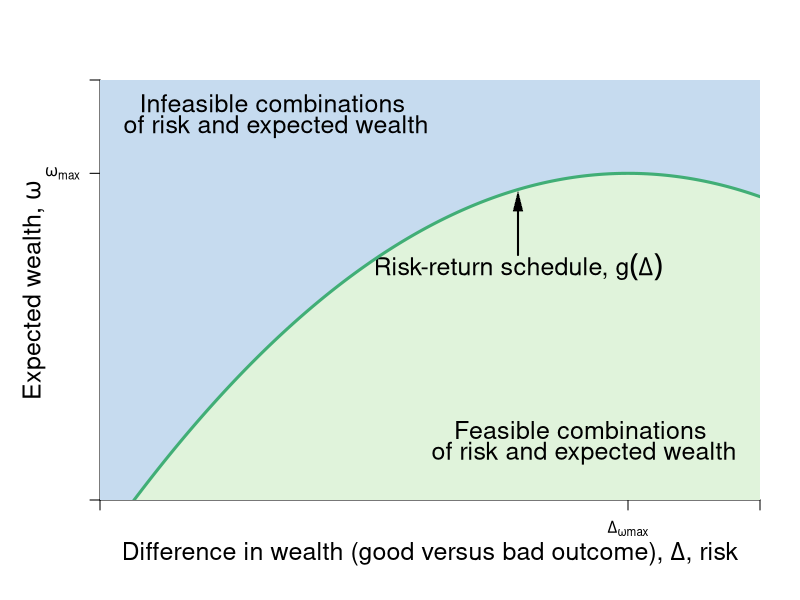

Recreate this plot in R.
require(ggplot2)
require(shape)
pdf(file = "risk/risk_return_shaded.pdf", width = 9, height = 7)

#Set parameters for graphics
axislabelsize <- 1.5
labelsize <- 1.2
graphlinewidth <- 3
segmentlinewidth <- 2

COL <- c("#7fc97f", "#beaed4", "#fdc086", "#ffff99", "#386cb0", "#f0027f", "#bf5b17", "#666666")
COLA <- c("#e0f3db", "#99d8c9","#66c2a4","#41ae76", "#238b45", "#005824")
COLB <- c("#c6dbef", "#4eb3d3", "#2b8cbe", "#0868ac","#084081")
COLC <- c("#fcfbfd", "#efedf5", "#dadaeb", "#bcbddc", "#9e9ac8", "#807dba", "#6a51a3", "#54278f", "#3f007d")

par(mar =  c(5, 5, 4, 2))
xlims <- c(0, 15)
ylims <- c(0, 18)

riskreturn <- function(g, int1 = 14, int2 = 4, coeff = 1/3){
  int1 - (int2 - (coeff)*g)^2
}

indiffA <- function(g, intercept = 5.6, slope = 0.125){
  intercept  + slope*g^2
}


#Plot command 
plot(0, 0, xlim = xlims, ylim = ylims, 
     type = "n",
     xlab = expression(paste("")),
     ylab = expression(paste("")), 
     axes = FALSE,
     # xlab = expression(paste("Bob's Payoff, ", u^B)),
     # ylab = expression(paste("Alfredo's Payoff, ", u^A)),
     #xaxt = "n", 
     #yaxt = "n", 
     cex.lab = axislabelsize, 
     bty = "n", 
     xaxs="i", 
     yaxs="i"
)


#Customize ticks and labels for the plot
# ticksy <- seq(ylims[1], ylims[2], 3)
# ylabels <- seq(ylims[1], ylims[2], 3)
# ticksx <- seq(xlims[1], xlims[2], 5)
# xlabels <- seq(xlims[1], xlims[2], 5)
ticksy <- c(0,  riskreturn(g = 12) ,ylims[2])
ylabels <- c(NA, expression(paste(omega[max])), NA)
ticksx <- c(0,  12, xlims[2])
xlabels <- c(NA, expression(paste(Delta[omega*max])), NA)
axis(1, at = ticksx, pos = 0, labels = xlabels)
axis(2, at = ticksy, pos = 0, labels = ylabels, las = 1)
mtext(expression(paste("Difference in wealth (good versus bad outcome), ", Delta, ", risk")), side = 1, line = 2.5, cex = axislabelsize)
text(xlims[1] - 1.5, ylims[2] - 0.5*(ylims[2] - ylims[1]), expression(paste("Expected wealth, ", omega)), xpd = TRUE, cex = axislabelsize, srt = 90) 


#Draw the polygon for shading the utility areas
xpoly1 <- seq(from = xlims[1], to = xlims[2], length.out = 500)
ypoly1 <- riskreturn(xpoly1)
polygon(x = c(xlims[2], xlims[2], rev(xpoly1), 0),
        y = c(ylims[2], 0, rev(ypoly1), ylims[2]),
        col=COLB[1], density=NULL, border = NA)

xpoly2 <- seq(from = 3*(4 - sqrt(14)), to = xlims[2], length.out = 500)
ypoly2 <- riskreturn(xpoly2)
polygon(x = c(xpoly2[1], xlims[2], rev(xpoly2)),
        y = c(ylims[1], ylims[1], rev(ypoly2)),
        col=COLA[1], density=NULL, border = NA)


text(9.5, 10, expression(paste("Risk-return schedule, ", omega = g(Delta) )), cex = axislabelsize)
Arrows(9.5, 10.5, 9.5, 12.8, col = "black", lty = 1, lwd = 2, arr.type = "triangle", arr.lwd = 0.5)

text(11, 3, expression(paste("Feasible combinations ")), cex = axislabelsize)
text(11, 2, expression(paste("of risk and expected wealth")), cex = axislabelsize)

text(4, 17, expression(paste("Infeasible combinations ")), cex = axislabelsize)
text(4, 16, expression(paste("of risk and expected wealth")), cex = axislabelsize)

npts <- 500 
xx1 <- seq(xlims[1], xlims[2], length.out = npts)
lines(xx1, riskreturn(xx1), col = COLA[4], lwd = graphlinewidth, lty = 1)
#lines(xx1, indiffA(xx1, intercept = 5.6), col = COLB[4], lwd = graphlinewidth, lty = 1)


#Add points a, b, c and c
#points(5.6, 9.5, pch = 16, col = "black", cex = 1.5)



dev.off()
